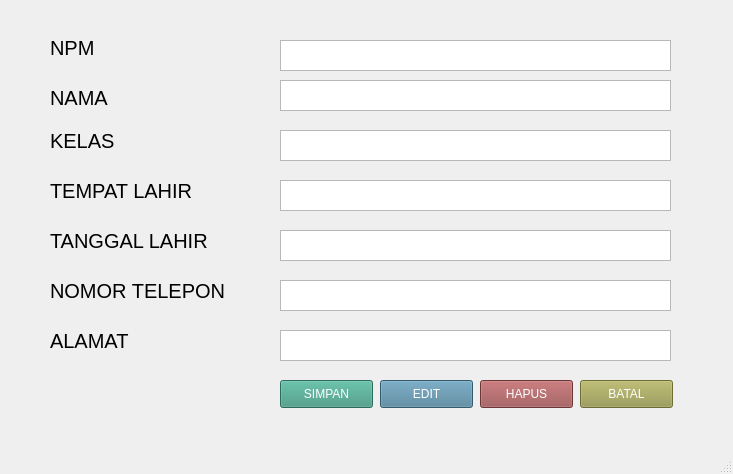
<?xml version="1.0" encoding="UTF-8"?>
<ui version="4.0">
 <class>MainWindow</class>
 <widget class="QMainWindow" name="MainWindow">
  <property name="geometry">
   <rect>
    <x>0</x>
    <y>0</y>
    <width>733</width>
    <height>474</height>
   </rect>
  </property>
  <property name="windowTitle">
   <string>MainWindow</string>
  </property>
  <widget class="QWidget" name="centralwidget">
   <widget class="QLabel" name="label">
    <property name="geometry">
     <rect>
      <x>50</x>
      <y>40</y>
      <width>55</width>
      <height>16</height>
     </rect>
    </property>
    <property name="font">
     <font>
      <pointsize>15</pointsize>
     </font>
    </property>
    <property name="text">
     <string>NPM</string>
    </property>
   </widget>
   <widget class="QLabel" name="label_2">
    <property name="geometry">
     <rect>
      <x>50</x>
      <y>90</y>
      <width>71</width>
      <height>16</height>
     </rect>
    </property>
    <property name="font">
     <font>
      <pointsize>15</pointsize>
     </font>
    </property>
    <property name="text">
     <string>NAMA</string>
    </property>
   </widget>
   <widget class="QLabel" name="label_3">
    <property name="geometry">
     <rect>
      <x>50</x>
      <y>130</y>
      <width>81</width>
      <height>21</height>
     </rect>
    </property>
    <property name="font">
     <font>
      <pointsize>15</pointsize>
     </font>
    </property>
    <property name="text">
     <string>KELAS</string>
    </property>
   </widget>
   <widget class="QLabel" name="label_4">
    <property name="geometry">
     <rect>
      <x>50</x>
      <y>180</y>
      <width>191</width>
      <height>21</height>
     </rect>
    </property>
    <property name="font">
     <font>
      <pointsize>15</pointsize>
     </font>
    </property>
    <property name="text">
     <string>TEMPAT LAHIR</string>
    </property>
   </widget>
   <widget class="QLabel" name="label_5">
    <property name="geometry">
     <rect>
      <x>50</x>
      <y>230</y>
      <width>191</width>
      <height>21</height>
     </rect>
    </property>
    <property name="font">
     <font>
      <pointsize>15</pointsize>
     </font>
    </property>
    <property name="text">
     <string>TANGGAL LAHIR</string>
    </property>
   </widget>
   <widget class="QLabel" name="label_6">
    <property name="geometry">
     <rect>
      <x>50</x>
      <y>280</y>
      <width>211</width>
      <height>21</height>
     </rect>
    </property>
    <property name="font">
     <font>
      <pointsize>15</pointsize>
     </font>
    </property>
    <property name="text">
     <string>NOMOR TELEPON</string>
    </property>
   </widget>
   <widget class="QLabel" name="label_7">
    <property name="geometry">
     <rect>
      <x>50</x>
      <y>330</y>
      <width>91</width>
      <height>21</height>
     </rect>
    </property>
    <property name="font">
     <font>
      <pointsize>15</pointsize>
     </font>
    </property>
    <property name="text">
     <string>ALAMAT</string>
    </property>
   </widget>
   <widget class="QTextEdit" name="textEdit">
    <property name="geometry">
     <rect>
      <x>280</x>
      <y>280</y>
      <width>391</width>
      <height>31</height>
     </rect>
    </property>
   </widget>
   <widget class="QTextEdit" name="textEdit_2">
    <property name="geometry">
     <rect>
      <x>280</x>
      <y>330</y>
      <width>391</width>
      <height>31</height>
     </rect>
    </property>
   </widget>
   <widget class="QTextEdit" name="textEdit_3">
    <property name="geometry">
     <rect>
      <x>280</x>
      <y>230</y>
      <width>391</width>
      <height>31</height>
     </rect>
    </property>
   </widget>
   <widget class="QTextEdit" name="textEdit_4">
    <property name="geometry">
     <rect>
      <x>280</x>
      <y>180</y>
      <width>391</width>
      <height>31</height>
     </rect>
    </property>
   </widget>
   <widget class="QTextEdit" name="textEdit_5">
    <property name="geometry">
     <rect>
      <x>280</x>
      <y>130</y>
      <width>391</width>
      <height>31</height>
     </rect>
    </property>
   </widget>
   <widget class="QTextEdit" name="textEdit_6">
    <property name="geometry">
     <rect>
      <x>280</x>
      <y>80</y>
      <width>391</width>
      <height>31</height>
     </rect>
    </property>
   </widget>
   <widget class="QTextEdit" name="textEdit_7">
    <property name="geometry">
     <rect>
      <x>280</x>
      <y>40</y>
      <width>391</width>
      <height>31</height>
     </rect>
    </property>
   </widget>
   <widget class="QPushButton" name="pushButton">
    <property name="geometry">
     <rect>
      <x>280</x>
      <y>380</y>
      <width>93</width>
      <height>28</height>
     </rect>
    </property>
    <property name="styleSheet">
     <string notr="true">QPushButton { 
    background-color: #3c967f;
    color: white;               
}
</string>
    </property>
    <property name="text">
     <string>SIMPAN</string>
    </property>
   </widget>
   <widget class="QPushButton" name="pushButton_2">
    <property name="geometry">
     <rect>
      <x>480</x>
      <y>380</y>
      <width>93</width>
      <height>28</height>
     </rect>
    </property>
    <property name="styleSheet">
     <string notr="true">QPushButton { 
    background-color: #984b4c;
    color: white;               
}
</string>
    </property>
    <property name="text">
     <string>HAPUS</string>
    </property>
   </widget>
   <widget class="QPushButton" name="pushButton_3">
    <property name="geometry">
     <rect>
      <x>380</x>
      <y>380</y>
      <width>93</width>
      <height>28</height>
     </rect>
    </property>
    <property name="styleSheet">
     <string notr="true">QPushButton { 
    background-color: #4b7e98;
    color: white;               
}
</string>
    </property>
    <property name="text">
     <string>EDIT</string>
    </property>
   </widget>
   <widget class="QPushButton" name="pushButton_4">
    <property name="geometry">
     <rect>
      <x>580</x>
      <y>380</y>
      <width>93</width>
      <height>28</height>
     </rect>
    </property>
    <property name="styleSheet">
     <string notr="true">QPushButton { 
    background-color: #97984b;
    color: white;               
}
</string>
    </property>
    <property name="text">
     <string>BATAL</string>
    </property>
   </widget>
  </widget>
  <widget class="QMenuBar" name="menubar">
   <property name="geometry">
    <rect>
     <x>0</x>
     <y>0</y>
     <width>733</width>
     <height>26</height>
    </rect>
   </property>
  </widget>
  <widget class="QStatusBar" name="statusbar"/>
 </widget>
 <resources/>
 <connections/>
</ui>
